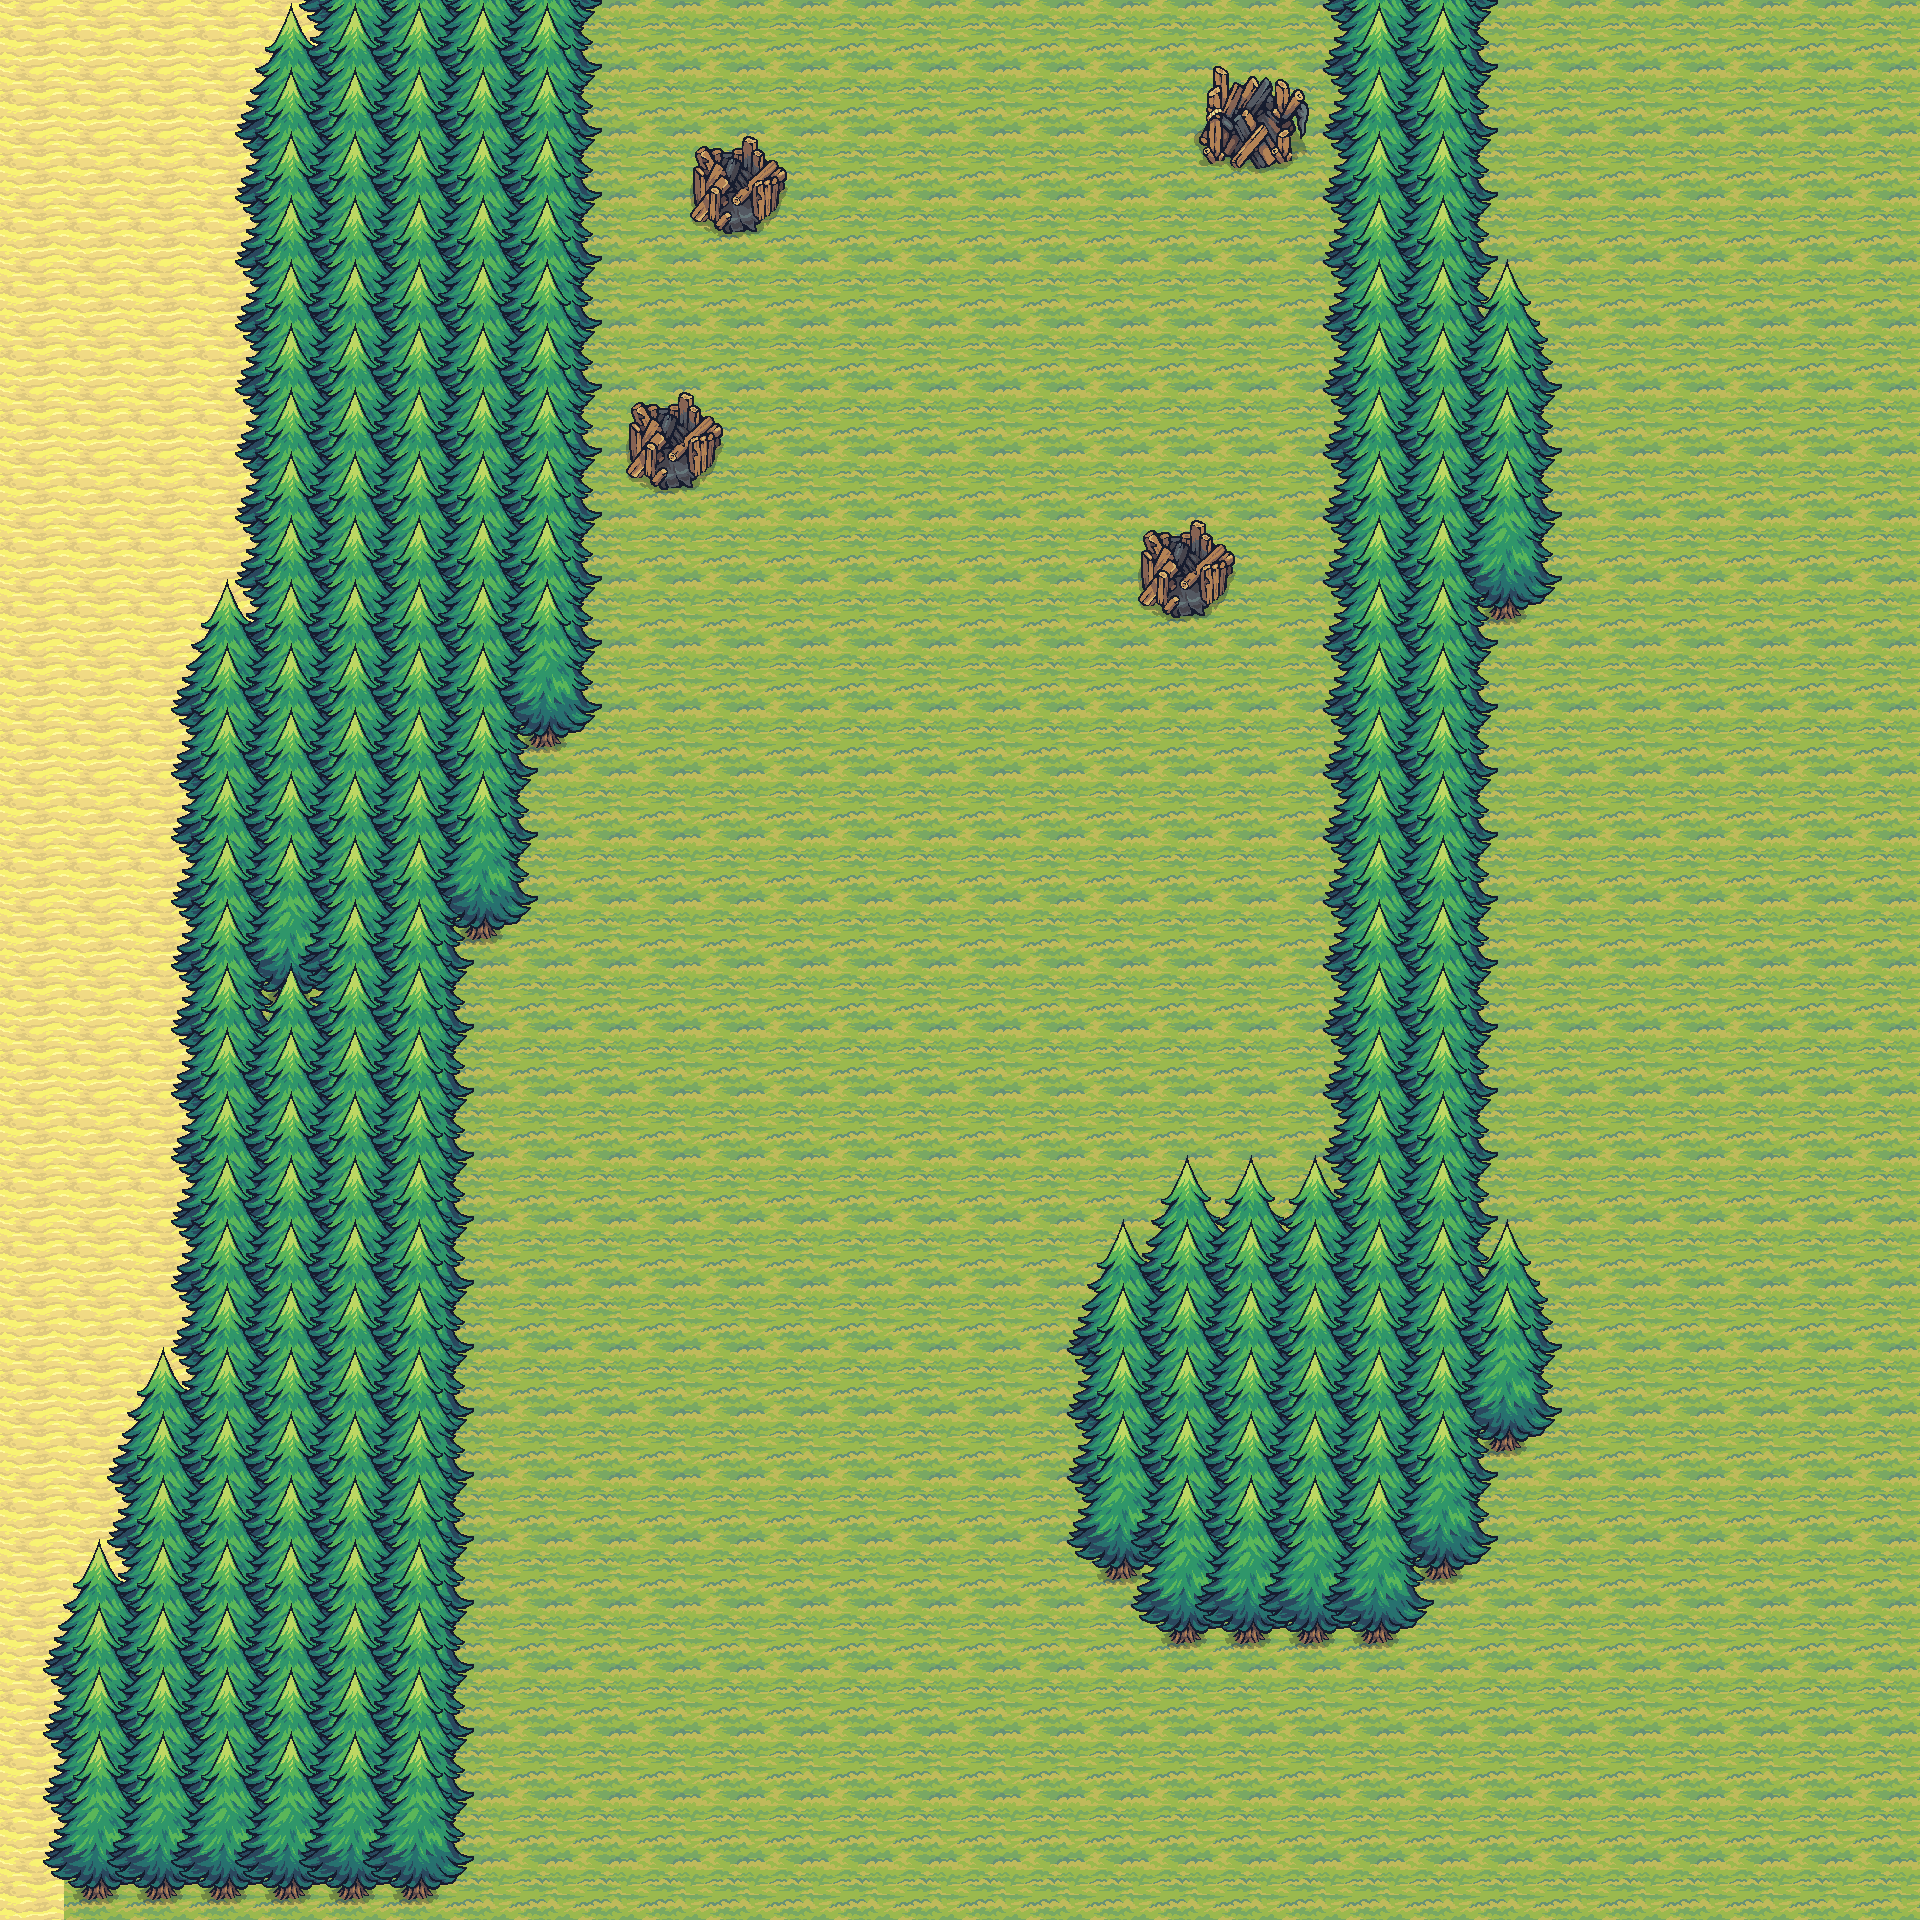

A 2D game scene composited from a Tiled map and its tileset images. What follows is a short description and the map's XML, with each tile layer's data collapsed to a summary:
An orthogonal 30x30 tile map with 64x64 px tiles, 7 tile layers (water, water_a, sand, ground, ...), 2 tilesets.

<map version="1.10" tiledversion="1.11.2" orientation="orthogonal" renderorder="right-down" width="30" height="30" tilewidth="64" tileheight="64" infinite="0" nextlayerid="13" nextobjectid="1">
 <tileset firstgid="1" source="tinyswords64x64.tsx" />
 <tileset firstgid="61" source="tinyswords192x192.tsx" />
 <layer id="6" name="water" width="30" height="30">
  <data>[900 cells, 0 non-empty, 0 distinct tile ids]</data>
 </layer>
 <layer id="9" name="water_a" width="30" height="30">
  <data>[900 cells, 0 non-empty, 0 distinct tile ids]</data>
 </layer>
 <layer id="7" name="sand" width="30" height="30">
  <data>[900 cells, 92 non-empty, 1 distinct tile ids]</data>
 </layer>
 <layer id="11" name="ground" width="30" height="30">
  <data>[900 cells, 808 non-empty, 1 distinct tile ids]</data>
 </layer>
 <layer id="12" name="boundaries_layer" width="30" height="30">
  <data>[900 cells, 0 non-empty, 0 distinct tile ids]</data>
 </layer>
 <layer id="8" name="trees" width="30" height="30">
  <data>[900 cells, 223 non-empty, 1 distinct tile ids]</data>
 </layer>
 <layer id="5" name="ground_stuff" width="30" height="30">
  <data>[900 cells, 4 non-empty, 2 distinct tile ids]</data>
 </layer>
</map>